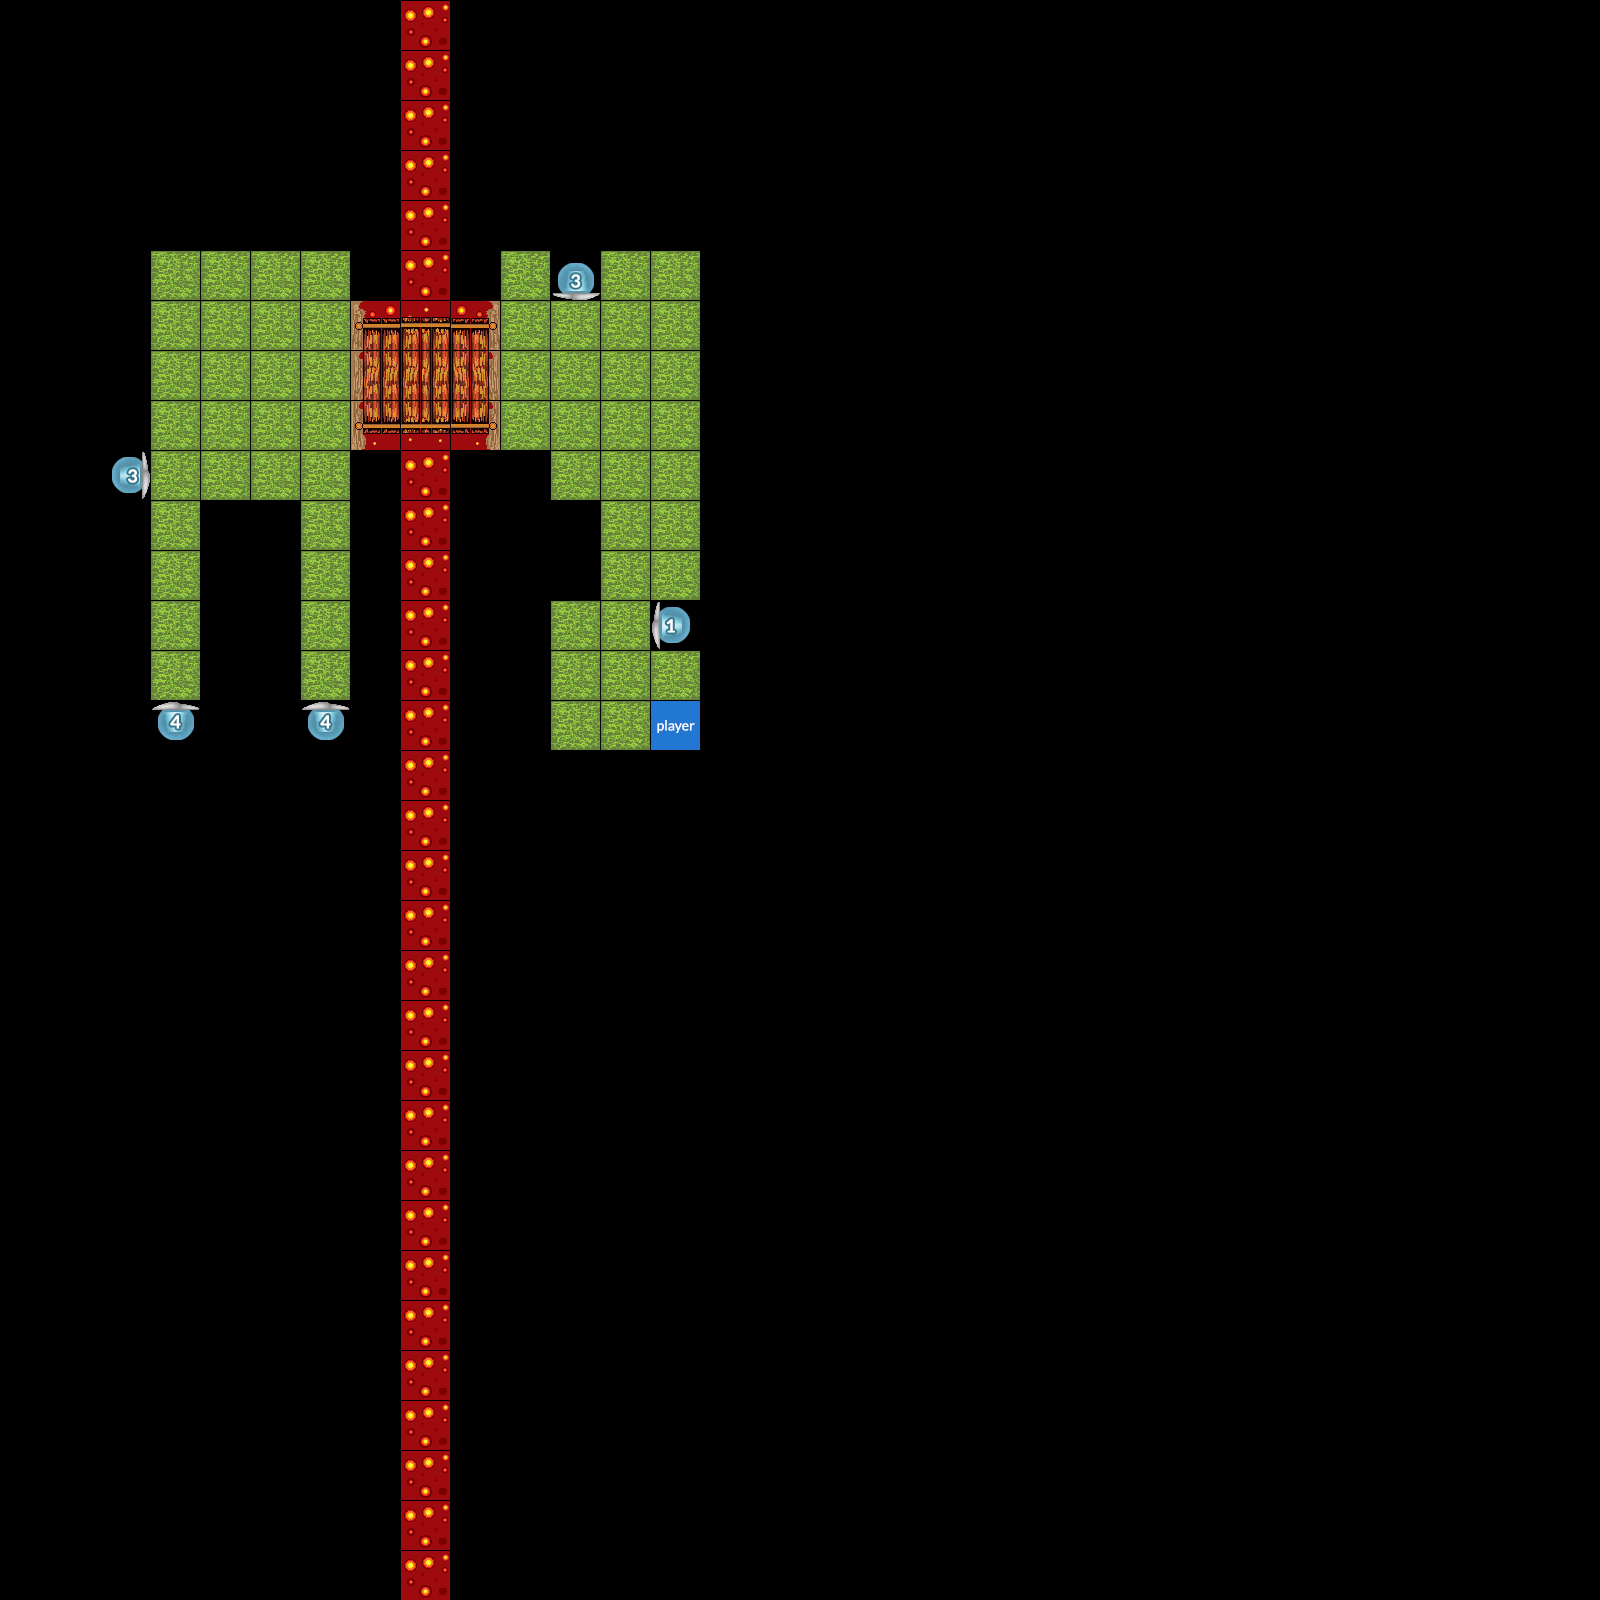

Tiled map render using the project's own tile images. Description and the map definition, with tile-layer contents summarised, below:
An orthogonal 32x32 tile map with 50x50 px tiles, 2 tile layers (Paths, Interactive), 2 hidden layers not drawn.

<map version="1.0" orientation="orthogonal" renderorder="right-down" width="32" height="32" tilewidth="50" tileheight="50" nextobjectid="1">
 <properties>
  <property name="name" value="Template" />
 </properties>
 <tileset firstgid="1" name="tiles" tilewidth="50" tileheight="50" spacing="2" tilecount="540" columns="27">
  <image source="../images/tiles.png" width="1404" height="1040" />
  <tile id="432">
   <properties>
    <property name="fan" type="int" value="2" />
    <property name="strength" type="int" value="1" />
   </properties>
  </tile>
  <tile id="433">
   <properties>
    <property name="fan" value="0" />
    <property name="strength" type="int" value="1" />
   </properties>
  </tile>
  <tile id="434">
   <properties>
    <property name="fan" value="2" />
    <property name="strength" type="int" value="2" />
   </properties>
  </tile>
  <tile id="435">
   <properties>
    <property name="fan" value="0" />
    <property name="strength" type="int" value="2" />
   </properties>
  </tile>
  <tile id="436">
   <properties>
    <property name="fan" value="2" />
    <property name="strength" type="int" value="3" />
   </properties>
  </tile>
  <tile id="437">
   <properties>
    <property name="fan" value="0" />
    <property name="strength" type="int" value="3" />
   </properties>
  </tile>
  <tile id="438">
   <properties>
    <property name="flame" type="int" value="1" />
   </properties>
  </tile>
  <tile id="439">
   <properties>
    <property name="flame" type="int" value="2" />
   </properties>
  </tile>
  <tile id="459">
   <properties>
    <property name="fan" value="3" />
    <property name="strength" type="int" value="1" />
   </properties>
  </tile>
  <tile id="460">
   <properties>
    <property name="fan" type="int" value="1" />
    <property name="strength" type="int" value="1" />
   </properties>
  </tile>
  <tile id="461">
   <properties>
    <property name="fan" value="3" />
    <property name="strength" type="int" value="2" />
   </properties>
  </tile>
  <tile id="462">
   <properties>
    <property name="fan" type="int" value="1" />
    <property name="strength" type="int" value="2" />
   </properties>
  </tile>
  <tile id="463">
   <properties>
    <property name="fan" value="3" />
    <property name="strength" type="int" value="3" />
   </properties>
  </tile>
  <tile id="464">
   <properties>
    <property name="fan" type="int" value="1" />
    <property name="strength" type="int" value="3" />
   </properties>
  </tile>
  <tile id="465">
   <properties>
    <property name="flame" type="int" value="3" />
   </properties>
  </tile>
  <tile id="466">
   <properties>
    <property name="flame" type="int" value="4" />
   </properties>
  </tile>
  <tile id="486">
   <properties>
    <property name="fan" value="2" />
    <property name="strength" type="int" value="4" />
   </properties>
  </tile>
  <tile id="487">
   <properties>
    <property name="fan" value="0" />
    <property name="strength" type="int" value="4" />
   </properties>
  </tile>
  <tile id="488">
   <properties>
    <property name="fan" value="2" />
    <property name="strength" type="int" value="5" />
   </properties>
  </tile>
  <tile id="489">
   <properties>
    <property name="fan" value="0" />
    <property name="strength" type="int" value="5" />
   </properties>
  </tile>
  <tile id="490">
   <properties>
    <property name="fan" value="2" />
    <property name="strength" type="int" value="6" />
   </properties>
  </tile>
  <tile id="491">
   <properties>
    <property name="fan" value="0" />
    <property name="strength" type="int" value="6" />
   </properties>
  </tile>
  <tile id="513">
   <properties>
    <property name="fan" value="3" />
    <property name="strength" type="int" value="4" />
   </properties>
  </tile>
  <tile id="514">
   <properties>
    <property name="fan" type="int" value="1" />
    <property name="strength" type="int" value="4" />
   </properties>
  </tile>
  <tile id="515">
   <properties>
    <property name="fan" value="3" />
    <property name="strength" type="int" value="5" />
   </properties>
  </tile>
  <tile id="516">
   <properties>
    <property name="fan" type="int" value="1" />
    <property name="strength" type="int" value="5" />
   </properties>
  </tile>
  <tile id="517">
   <properties>
    <property name="fan" value="3" />
    <property name="strength" type="int" value="6" />
   </properties>
  </tile>
  <tile id="518">
   <properties>
    <property name="fan" type="int" value="1" />
    <property name="strength" type="int" value="6" />
   </properties>
  </tile>
  <tile id="527">
   <properties>
    <property name="player" type="bool" value="true" />
   </properties>
  </tile>
 </tileset>
 <layer name="Background" width="32" height="32" visible="0">
  <data>[1024 cells, 1024 non-empty, 18 distinct tile ids]</data>
 </layer>
 <layer name="Paths" width="32" height="32">
  <data>[1024 cells, 67 non-empty, 10 distinct tile ids]</data>
 </layer>
 <layer name="Interactive" width="32" height="32">
  <data>[1024 cells, 35 non-empty, 6 distinct tile ids]</data>
 </layer>
 <layer name="Foreground" width="32" height="32" visible="0">
  <data>[1024 cells, 5 non-empty, 3 distinct tile ids]</data>
 </layer>
</map>
